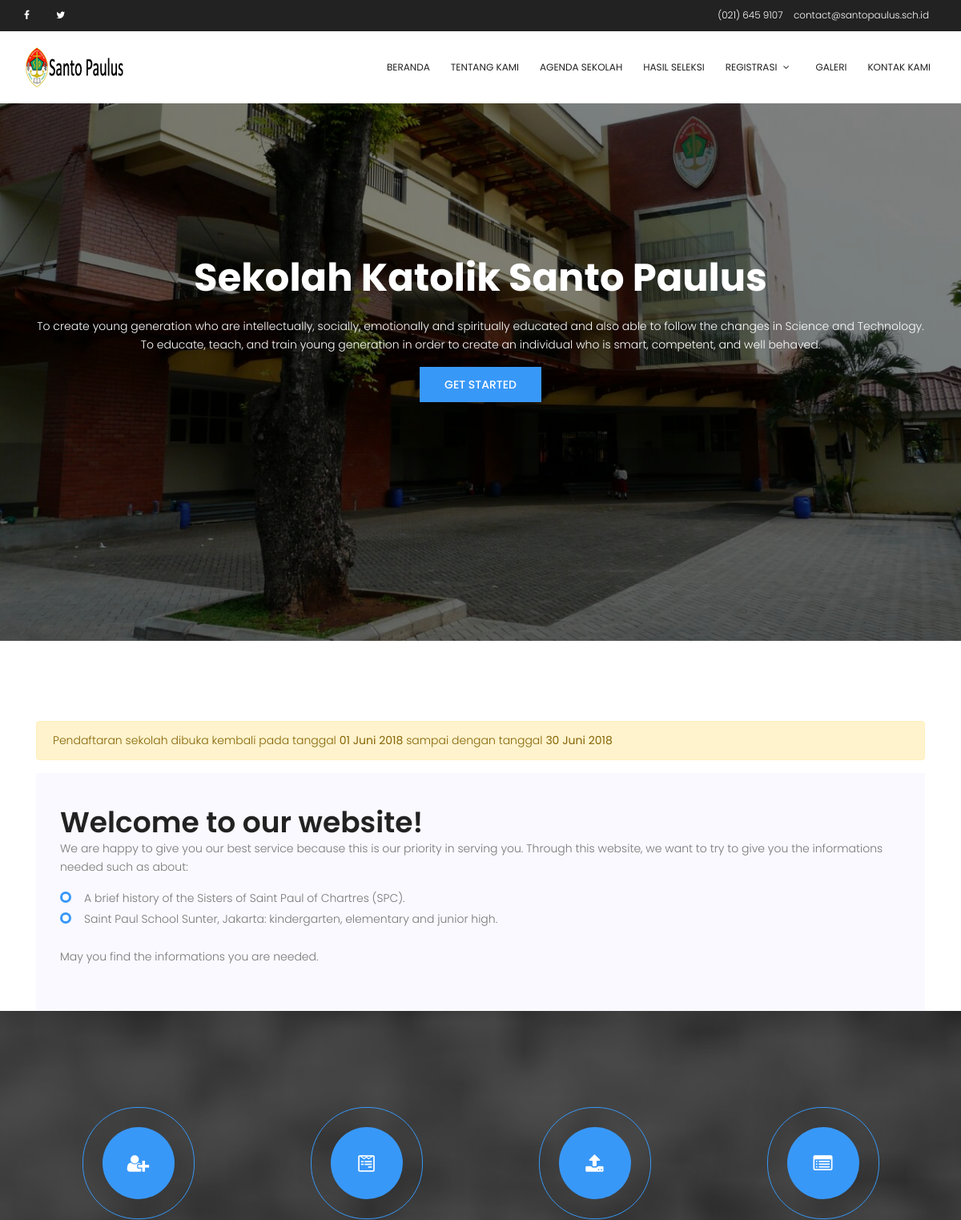
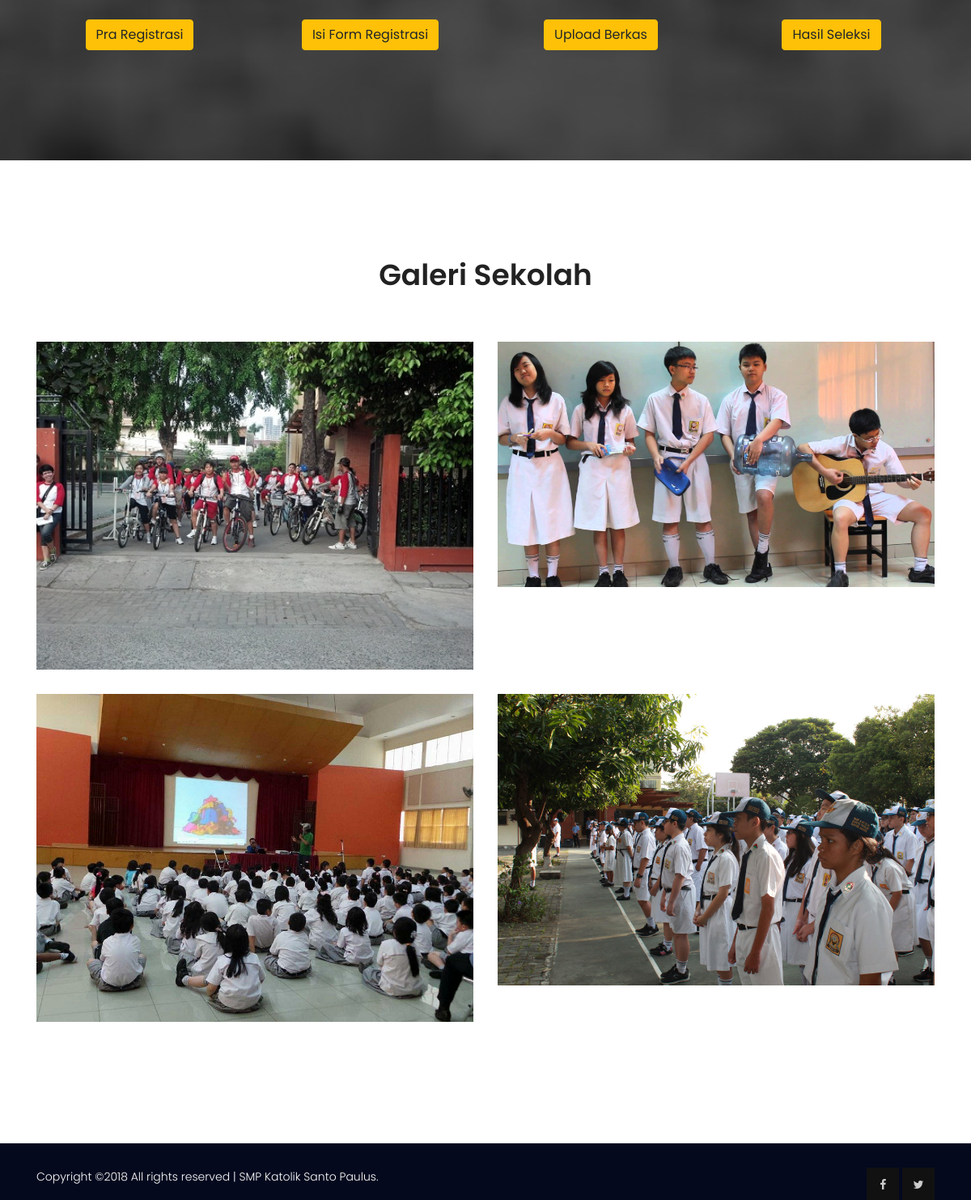
The page / on the database its author committed (2 pictures, top to bottom).
### tables this page shows
CREATE TABLE `ppdb_setup` (
  `setup_id` int(5) NOT NULL,
  `setup_date_pre` date NOT NULL,
  `setup_date_post` date NOT NULL,
  `setup_quota` int(11) NOT NULL
);

CREATE TABLE `galeri_foto` (
  `galeri_id` int(5) NOT NULL,
  `album_id` int(5) NOT NULL,
  `galeri_title` varchar(100) NOT NULL,
  `galeri_slug` varchar(100) NOT NULL,
  `galeri_desc` text NOT NULL,
  `galeri_pict` varchar(100) NOT NULL
);

### digi_canvas.php (called while the page is built, shortened)
<?php
require('includes/class.db.php');
$database = DB::getInstance();
require("includes/common_helper.php");
include("template/v_header.php");
include("template/v_content.php");
include("template/v_footer.php");
?>

### includes/class.db.php (called while the page is built, shortened)
<?php
class DB
{
    private $link = null;
    static $inst = null;
    public function __construct()
    {
        try {
            $this->link = new mysqli( DB_HOST, DB_USER, DB_PASS, DB_NAME );
            $this->link->set_charset( "utf8" );
        } catch ( Exception $e ) {
            die( 'Unable to connect to database' );
        }
    }
    public function num_rows( $query )
    {
        $num_rows = $this->link->query( $query );
        if( $this->link->error )
        {
            $this->log_db_errors( $this->link->error, $query );
            return $this->link->error;
        }
        else
        {
            return $num_rows->num_rows;
        }
    }
    public function get_row( $query, $object = false )
    {
        $row = $this->link->query( $query );
        if( $this->link->error )
        {
            $this->log_db_errors( $this->link->error, $query );
            return false;
        }
        else
        {
            $r = ( !$object ) ? $row->fetch_row() : $row->fetch_object();
            return $r;
        }
    }
    public function get_results( $query, $object = false )
    {
        $results = $this->link->query( $query );
        if( $this->link->error )
        {
            $this->log_db_errors( $this->link->error, $query );
            return false;
        }
        else
        {
            $row = array();
            while( $r = ( !$object ) ? $results->fetch_assoc() : $results->fetch_object() )
            {
                $row[] = $r;
            }
            return $row;
        }
    }
    static function getInstance()
    {
        if( self::$inst == null )
        {
            self::$inst = new DB();
        }
        return self::$inst;
    }
}

### includes/common_helper.php (called while the page is built, shortened)
<?php
function tgl_indo($tgl){
    $tanggal = substr($tgl,8,2);
    $bulan = getBulan(substr($tgl,5,2));
    $tahun = substr($tgl,0,4);
    return $tanggal.' '.$bulan.' '.$tahun;
}
function getBulan($bln){
    switch ($bln){
        case 6:
            return "Juni";
            break;
    }
}
?>

### modules/home.php (the view, shortened to what this page needs)
<section class="banner-area relative" id="home">
    <div class="overlay overlay-bg"></div>
    <div class="container">
        <div class="row fullscreen d-flex align-items-center justify-content-center">
            <div class="banner-content col-lg-12 col-md-12">
                <h1>
                    Sekolah Katolik Santo Paulus
                </h1>
                <p class="text-white">
                    To create young generation who are intellectually, socially, emotionally and spiritually educated
                    and also able to follow the changes in Science and Technology.
                    <br> To educate, teach, and train young generation in order to create an individual who is smart, competent, and well behaved.
                </p>
                <a href="#intro" class="primary-btn header-btn text-uppercase">Get Started</a>
            </div>
        </div>
    </div>
</section>
<section class="pt-100" id="intro">
    <div class="container">
        <?php
            $query = "SELECT setup_date_post FROM ppdb_setup WHERE CURDATE() BETWEEN setup_date_pre and setup_date_post ";
            if( $database->num_rows( $query ) > 0 )
            {
                list( $datepost ) = $database->get_row( $query );
                $postdate = tgl_indo($datepost);
                echo '<div class="alert alert-warning alert-dismissible" role="alert">';
                    echo 'Pendaftaran sekolah telah dibuka! silahkan melakukan ';
                    echo '<a href="?page=registrasi" class="text-success">REGISTRASI</a> pendaftaran ditutup pada <strong>'.$postdate.'</strong>';
                echo '</div>';
            }else{
                $qry_setup = "SELECT setup_date_pre, setup_date_post FROM ppdb_setup";
                if( $database->num_rows( $qry_setup ) > 0 )
                {
                    list( $datepre, $datepost ) = $database->get_row( $qry_setup );
                    $predate = tgl_indo($datepre);
                    $postdate = tgl_indo($datepost);
                    echo '<div class="alert alert-warning alert-dismissible" role="alert">';
                        echo 'Pendaftaran sekolah dibuka kembali pada tanggal <strong>'.$predate.'</strong> ';
                        echo 'sampai dengan tanggal <strong>'.$postdate.'</strong>';
                    echo '</div>';
                }
            }
        ?>
        <div class="row align-items-center countdown-wrap no-gutters">
            <div class="col-lg-12">
                <h1>Welcome to our website!</h1>
                <p>
                    We are happy to give you our best service because this is our priority in serving you.
                    Through this website, we want to try to give you the informations needed such as about:
                    <ul class="unordered-list">
                        <li>A brief history of the Sisters of Saint Paul of Chartres (SPC).</li>
                        <li>Saint Paul School Sunter, Jakarta: kindergarten, elementary and junior high.</li>
                    </ul><br>
                    May you find the informations you are needed.
                </p>
            </div>
        </div>
    </div>
</section>
<section class="counter-area section-gap relative">
    <div class="overlay overlay-bg"></div>
    <div class="container">
        <div class="row justify-content-center align-items-center">
            <div class="col-lg-3 col-md-6">
                <div class="single-counter">
                    <div class="circle">
                      <div class="inner"></div>
                    </div>
                        <h5><i class="fa fa-user-plus"></i></h5>
                    <p>
                        <a href="?page=enroll" type="button" class="btn btn-warning">Pra Registrasi</a>
                    </p>
                </div>
            </div>
            <div class="col-lg-3 col-md-6">
                <div class="single-counter">
                    <div class="circle">
                      <div class="inner"></div>
                    </div>
                        <h5><i class="fa fa-wpforms"></i></h5>
                    <p>
                        <a href="?page=registrasi" type="button" class="btn btn-warning">Isi Form Registrasi</a>
                    </p>
                </div>
            </div>
            <div class="col-lg-3 col-md-6">
                <div class="single-counter">
                    <div class="circle">
                      <div class="inner"></div>
                    </div>
                        <h5><i class="fa fa-upload"></i></h5>
                    <p>
                        <a href="?page=upload-berkas" type="button" class="btn btn-warning">Upload Berkas</a>
                    </p>
                </div>
            </div>
            <div class="col-lg-3 col-md-6">
                <div class="single-counter">
                    <div class="circle">
                      <div class="inner"></div>
                    </div>
                        <h5><i class="fa fa-list-alt"></i></h5>
                    <p>
                        <a href="?page=hasil-seleksi" type="button" class="btn btn-warning">Hasil Seleksi</a>
                    </p>
                </div>
            </div>
        </div>
    </div>
</section>
<section class="gallery-area section-gap" id="gallery">
    <div class="container">
        <div class="row justify-content-center">
            <div class="col-md-8 pb-50 header-text text-center">
                <h1 class="mb-10">Galeri Sekolah</h1>
            </div>
        </div>
        <div class="row">
            <?php
                $query = "SELECT * FROM galeri_foto ORDER BY RAND() LIMIT 4";
                $results = $database->get_results( $query );
                foreach( $results as $row )
                {
                    $img_path = UPLOADS_DIR . "images" . DIRECTORY_SEPARATOR;
                    $pict = !empty($row["galeri_pict"]) ? '<img class="img-fluid single-gallery" src="'.$img_path.$row["galeri_pict"].'" alt="'.$row["galeri_title"].'">'
                            : '<img class="img-fluid single-gallery" src="http://placehold.it/900x350">';
                    echo '<div class="col-lg-6 col-md-6">';
                        echo '<a href="'.$img_path.$row["galeri_pict"].'" class="img-gal">';
                        echo $pict;
                        echo '</a>';
                    echo '</div>';
                }
            ?>
        </div>
    </div>
</section>

### assets/css/main.css (style rules this page uses)
body { color:#777;font-family:"Poppins",sans-serif;font-size:14px;font-weight:300;line-height:1.625em;position:relative }
ol,ul { margin:0;padding:0;list-style:none }
a { -webkit-transition:all 0.3s ease 0s;-moz-transition:all 0.3s ease 0s;-o-transition:all 0.3s ease 0s;transition:all 0.3s ease 0s }
a,a:focus,a:hover { text-decoration:none;outline:0 }
h1,h2,h3,h4,h5,h6 { font-family:"Poppins",sans-serif;color:#222;line-height:1.2em !important;margin-bottom:0;margin-top:0;font-weight:600 }
h1,.h1 { font-size:36px }
h5,.h5 { font-size:16px }
.mb-10 { margin-bottom:10px }
.pt-100 { padding-top:100px }
.pb-50 { padding-bottom:50px }
.text-white { color:#fff }
.text-center { text-align:center }
.relative { position:relative }
.overlay { position:absolute;left:0;right:0;top:0;bottom:0 }
h1 { font-size:36px }
h5 { font-size:16px }
h1,h2,h3,h4,h5,h6 { line-height:1.5em }
.unordered-list li { position:relative;padding-left:30px;line-height:1.82em !important }
.unordered-list li:before { content:"";position:absolute;width:14px;height:14px;border:3px solid #3898f8;background:#fff;top:4px;left:0;border-radius:50% }
.section-gap { padding:120px 0 }
.primary-btn { background-color:#3898f8;line-height:42px;padding-left:30px;padding-right:30px;border-radius:25px;border:none;color:#fff;display:inline-block;font-weight:500;position:relative;-webkit-transition:all 0.3s ease 0s;-moz-transition:all 0.3s ease 0s;-o-transition:all 0.3s ease 0s;transition:all 0.3s ease 0s;cursor:pointer;position:relative }
.banner-area { background:url(../img/banner-bg.jpg) center;background-size:cover }
.banner-area .overlay { background:#000;opacity:.5 }
.banner-area .primary-btn { padding-left:30px;padding-right:30px }
.banner-content { text-align:center }
.banner-content h1 { color:#fff;font-size:48px;font-weight:700;line-height:1em;margin-top:20px;margin-bottom:20px }
.header-btn { background-color:#3898f8;border-radius:0;padding-left:30px;padding-right:30px;border:1px solid transparent;color:#fff }
.countdown-wrap { background-color:#f9f9ff;padding:40px 30px }
.single-gallery { margin-bottom:30px;width:100%;-webkit-transition:all 0.3s ease 0s;-moz-transition:all 0.3s ease 0s;-o-transition:all 0.3s ease 0s;transition:all 0.3s ease 0s }
.counter-area { background:url(../img/counter-bg.jpg) center;background-size:cover }
.counter-area .overlay-bg { background:rgba(0,0,0,0.7) }
.single-counter { text-align:center }
.single-counter p { color:#fff;font-weight:600px;margin-top:20px;font-size:18px }
.circle { border:1px solid #3898f8;border-radius:68px;display:inline-block }
.inner { background-color:#3898f8;border-radius:50px;margin:24px;height:90px;width:90px }
.single-counter h5 { margin-top:-90px;font-size:24px;color:#fff }
.single-counter p { font-size:18px;padding-top:60px }

### rows shown on the page
ppdb_setup: setup_date_pre "01 Juni 2018", setup_date_post "30 Juni 2018"
galeri_foto: galeri_pict (picture)
galeri_foto: galeri_pict (picture)
galeri_foto: galeri_pict (picture)
galeri_foto: galeri_pict (picture)

### other values the page prints
INFO_EMAIL "contact@santopaulus.sch.id"
WEB_TITLE "SMP Katolik Santo Paulus"
